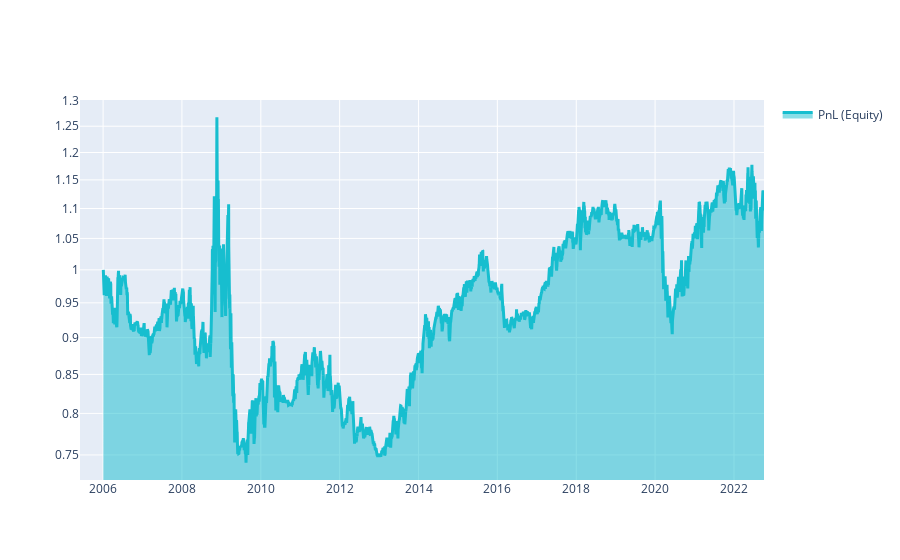

Notebook cell for this chart:
### Markdown cell above
# Q18 Quick Start

This template shows you the basic steps for taking part to the **Q18 NASDAQ-100 Stock Long-Short contest**.

### Code cell
# ! conda install -y scikit-learn

import xarray as xr

import qnt.ta as qnta
import qnt.data as qndata
import qnt.output as qnout
import qnt.stats as qns
import qnt.stats as qnstats

data = qndata.stocks.load_ndx_data(min_date="2005-06-01")

close     = data.sel(field="close")
is_liquid = data.sel(field="is_liquid")
sma_slow  = qnta.sma(close,  250)
sma_fast  = qnta.sma(close, 40)
weights   = xr.where(sma_slow < sma_fast, 1, -1)
weights   = weights * is_liquid

weights = qnout.clean(weights, data, "stocks_nasdaq100")

# calc stats
stats = qns.calc_stat(data, weights.sel(time=slice("2006-01-01", None)))
display(stats.to_pandas().tail())

# graph
performance = stats.to_pandas()["equity"]
import qnt.graph as qngraph

qngraph.make_plot_filled(performance.index, performance, name="PnL (Equity)", type="log")

def get_sharpe(market_data, weights):
    rr = qnstats.calc_relative_return(market_data, weights)
    sharpe = qnstats.calc_sharpe_ratio_annualized(rr).values[-1]
    return sharpe

sharpe = get_sharpe(data, weights)
print("Sharpe Ratio: ",sharpe)

### Figure 1 — Plotly figure (JSON) as saved in the notebook; plotly's stock layout.template omitted (floating-point values rounded to 4 significant figures; data arrays with more than 128 entries replaced by an {"elided": "..."} marker saying what was removed)
{"data": [{"fill": "tonexty", "line": {"color": "#17BECF", "width": 3}, "name": "PnL (Equity)", "type": "scatter", "x": {"elided": "4369 str values"}, "y": {"elided": "4369 float values"}}], "layout": {"autosize": true, "showlegend": true, "xaxis": {"autorange": true, "range": ["2005-06-01", "2022-10-06"], "type": "date"}, "yaxis": {"range": [-0.1418, 0.1146], "type": "log"}}}
